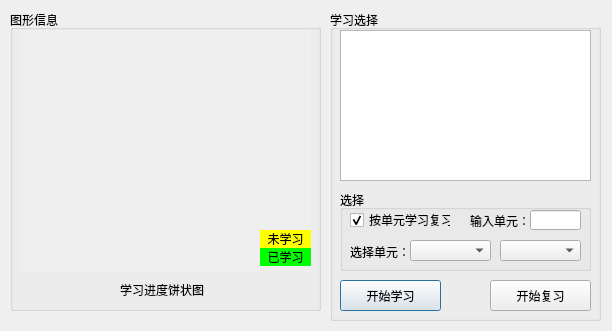
<?xml version="1.0" encoding="UTF-8"?>
<ui version="4.0">
 <class>LearnStartDialog</class>
 <widget class="QDialog" name="LearnStartDialog">
  <property name="geometry">
   <rect>
    <x>0</x>
    <y>0</y>
    <width>612</width>
    <height>331</height>
   </rect>
  </property>
  <property name="windowTitle">
   <string>    开始学习   </string>
  </property>
  <property name="windowIcon">
   <iconset resource="rc.qrc">
    <normaloff>:/new/prefix2/rc/Wordpress.png</normaloff>:/new/prefix2/rc/Wordpress.png</iconset>
  </property>
  <widget class="QGroupBox" name="InfoGroupBox">
   <property name="geometry">
    <rect>
     <x>10</x>
     <y>10</y>
     <width>311</width>
     <height>301</height>
    </rect>
   </property>
   <property name="title">
    <string>图形信息</string>
   </property>
   <widget class="QSint::PieChart" name="PieChart" native="true">
    <property name="geometry">
     <rect>
      <x>10</x>
      <y>20</y>
      <width>291</width>
      <height>241</height>
     </rect>
    </property>
    <property name="autoFillBackground">
     <bool>true</bool>
    </property>
   </widget>
   <widget class="QListWidget" name="InfoListWidget">
    <property name="enabled">
     <bool>false</bool>
    </property>
    <property name="geometry">
     <rect>
      <x>250</x>
      <y>220</y>
      <width>51</width>
      <height>41</height>
     </rect>
    </property>
    <property name="focusPolicy">
     <enum>Qt::NoFocus</enum>
    </property>
    <property name="autoFillBackground">
     <bool>true</bool>
    </property>
    <property name="frameShape">
     <enum>QFrame::NoFrame</enum>
    </property>
    <property name="frameShadow">
     <enum>QFrame::Sunken</enum>
    </property>
    <property name="lineWidth">
     <number>1</number>
    </property>
    <property name="verticalScrollBarPolicy">
     <enum>Qt::ScrollBarAlwaysOff</enum>
    </property>
    <property name="horizontalScrollBarPolicy">
     <enum>Qt::ScrollBarAlwaysOff</enum>
    </property>
    <property name="autoScroll">
     <bool>true</bool>
    </property>
    <property name="flow">
     <enum>QListView::TopToBottom</enum>
    </property>
    <property name="isWrapping" stdset="0">
     <bool>false</bool>
    </property>
    <property name="resizeMode">
     <enum>QListView::Adjust</enum>
    </property>
    <property name="layoutMode">
     <enum>QListView::SinglePass</enum>
    </property>
    <property name="spacing">
     <number>0</number>
    </property>
    <property name="uniformItemSizes">
     <bool>false</bool>
    </property>
    <property name="wordWrap">
     <bool>false</bool>
    </property>
    <property name="selectionRectVisible">
     <bool>false</bool>
    </property>
    <item>
     <property name="text">
      <string>未学习</string>
     </property>
     <property name="font">
      <font>
       <weight>50</weight>
       <bold>false</bold>
      </font>
     </property>
     <property name="textAlignment">
      <set>AlignHCenter|AlignVCenter|AlignCenter</set>
     </property>
     <property name="background">
      <brush brushstyle="SolidPattern">
       <color alpha="255">
        <red>255</red>
        <green>255</green>
        <blue>0</blue>
       </color>
      </brush>
     </property>
     <property name="foreground">
      <brush brushstyle="SolidPattern">
       <color alpha="255">
        <red>0</red>
        <green>0</green>
        <blue>0</blue>
       </color>
      </brush>
     </property>
    </item>
    <item>
     <property name="text">
      <string>已学习</string>
     </property>
     <property name="textAlignment">
      <set>AlignHCenter|AlignVCenter|AlignCenter</set>
     </property>
     <property name="background">
      <brush brushstyle="SolidPattern">
       <color alpha="255">
        <red>0</red>
        <green>255</green>
        <blue>0</blue>
       </color>
      </brush>
     </property>
     <property name="foreground">
      <brush brushstyle="SolidPattern">
       <color alpha="255">
        <red>0</red>
        <green>0</green>
        <blue>0</blue>
       </color>
      </brush>
     </property>
    </item>
   </widget>
   <widget class="QLabel" name="InfoLabel">
    <property name="geometry">
     <rect>
      <x>110</x>
      <y>270</y>
      <width>91</width>
      <height>20</height>
     </rect>
    </property>
    <property name="text">
     <string>学习进度饼状图</string>
    </property>
   </widget>
  </widget>
  <widget class="QGroupBox" name="LearnGroupBox">
   <property name="geometry">
    <rect>
     <x>330</x>
     <y>10</y>
     <width>271</width>
     <height>311</height>
    </rect>
   </property>
   <property name="title">
    <string>学习选择</string>
   </property>
   <widget class="QPushButton" name="LearnPushButton">
    <property name="geometry">
     <rect>
      <x>10</x>
      <y>270</y>
      <width>101</width>
      <height>31</height>
     </rect>
    </property>
    <property name="text">
     <string>开始学习</string>
    </property>
    <property name="icon">
     <iconset resource="rc.qrc">
      <normaloff>:/new/prefix1/rc/actions/start.png</normaloff>:/new/prefix1/rc/actions/start.png</iconset>
    </property>
   </widget>
   <widget class="QPushButton" name="ReviewPushButton">
    <property name="geometry">
     <rect>
      <x>160</x>
      <y>270</y>
      <width>101</width>
      <height>31</height>
     </rect>
    </property>
    <property name="text">
     <string>开始复习</string>
    </property>
    <property name="icon">
     <iconset resource="rc.qrc">
      <normaloff>:/new/prefix1/rc/actions/player_time.png</normaloff>:/new/prefix1/rc/actions/player_time.png</iconset>
    </property>
   </widget>
   <widget class="QGroupBox" name="ChoiceGroupBox">
    <property name="geometry">
     <rect>
      <x>10</x>
      <y>180</y>
      <width>251</width>
      <height>81</height>
     </rect>
    </property>
    <property name="title">
     <string>选择</string>
    </property>
    <widget class="QCheckBox" name="ChoiceCheckBox">
     <property name="geometry">
      <rect>
       <x>10</x>
       <y>20</y>
       <width>101</width>
       <height>20</height>
      </rect>
     </property>
     <property name="text">
      <string>按单元学习复习</string>
     </property>
     <property name="checked">
      <bool>true</bool>
     </property>
    </widget>
    <widget class="QLabel" name="LekLabel">
     <property name="geometry">
      <rect>
       <x>10</x>
       <y>51</y>
       <width>61</width>
       <height>21</height>
      </rect>
     </property>
     <property name="text">
      <string>选择单元：</string>
     </property>
    </widget>
    <widget class="QComboBox" name="LektionComboBox">
     <property name="geometry">
      <rect>
       <x>70</x>
       <y>50</y>
       <width>81</width>
       <height>21</height>
      </rect>
     </property>
     <property name="font">
      <font>
       <pointsize>9</pointsize>
       <weight>50</weight>
       <italic>false</italic>
       <bold>false</bold>
       <underline>false</underline>
       <strikeout>false</strikeout>
       <stylestrategy>PreferAntialias</stylestrategy>
      </font>
     </property>
     <property name="modelColumn">
      <number>0</number>
     </property>
    </widget>
    <widget class="QLineEdit" name="LektionLineEdit">
     <property name="geometry">
      <rect>
       <x>190</x>
       <y>20</y>
       <width>51</width>
       <height>20</height>
      </rect>
     </property>
    </widget>
    <widget class="QLabel" name="Label">
     <property name="geometry">
      <rect>
       <x>130</x>
       <y>20</y>
       <width>61</width>
       <height>21</height>
      </rect>
     </property>
     <property name="text">
      <string>输入单元：</string>
     </property>
    </widget>
    <widget class="QComboBox" name="ReviewLektionComboBox">
     <property name="geometry">
      <rect>
       <x>160</x>
       <y>50</y>
       <width>81</width>
       <height>21</height>
      </rect>
     </property>
    </widget>
   </widget>
   <widget class="QListWidget" name="InfoTextBrowser">
    <property name="geometry">
     <rect>
      <x>10</x>
      <y>20</y>
      <width>251</width>
      <height>151</height>
     </rect>
    </property>
    <property name="isWrapping" stdset="0">
     <bool>false</bool>
    </property>
    <property name="uniformItemSizes">
     <bool>false</bool>
    </property>
   </widget>
   <zorder>ChoiceGroupBox</zorder>
   <zorder>LearnPushButton</zorder>
   <zorder>ReviewPushButton</zorder>
   <zorder>InfoTextBrowser</zorder>
  </widget>
 </widget>
 <customwidgets>
  <customwidget>
   <class>QSint::PieChart</class>
   <extends>QWidget</extends>
   <header>QSintCharts</header>
  </customwidget>
 </customwidgets>
 <resources>
  <include location="rc.qrc"/>
 </resources>
 <connections/>
</ui>
